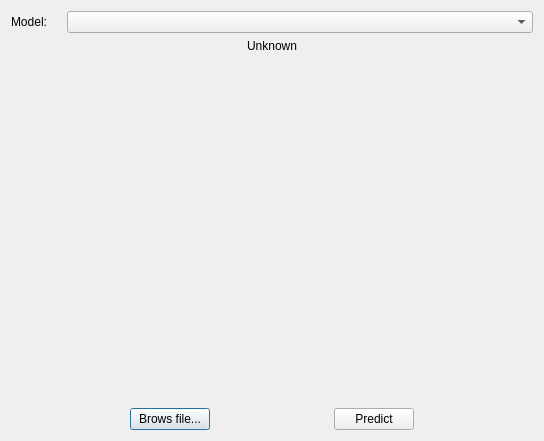
<?xml version="1.0" encoding="UTF-8"?>
<ui version="4.0">
 <class>Dialog</class>
 <widget class="QDialog" name="Dialog">
  <property name="geometry">
   <rect>
    <x>0</x>
    <y>0</y>
    <width>544</width>
    <height>441</height>
   </rect>
  </property>
  <property name="windowTitle">
   <string>Dialog</string>
  </property>
  <layout class="QHBoxLayout" name="horizontalLayout_3">
   <item>
    <layout class="QVBoxLayout" name="verticalLayout">
     <item>
      <layout class="QHBoxLayout" name="horizontalLayout_2">
       <item>
        <widget class="QLabel" name="label">
         <property name="maximumSize">
          <size>
           <width>50</width>
           <height>30</height>
          </size>
         </property>
         <property name="text">
          <string>Model:</string>
         </property>
        </widget>
       </item>
       <item>
        <widget class="QComboBox" name="cbModel">
         <property name="maximumSize">
          <size>
           <width>16777215</width>
           <height>30</height>
          </size>
         </property>
        </widget>
       </item>
      </layout>
     </item>
     <item>
      <widget class="QLabel" name="lblClass">
       <property name="maximumSize">
        <size>
         <width>16777215</width>
         <height>30</height>
        </size>
       </property>
       <property name="text">
        <string>Unknown</string>
       </property>
       <property name="alignment">
        <set>Qt::AlignCenter</set>
       </property>
      </widget>
     </item>
     <item>
      <widget class="QLabel" name="lblImage">
       <property name="text">
        <string/>
       </property>
       <property name="alignment">
        <set>Qt::AlignCenter</set>
       </property>
      </widget>
     </item>
     <item>
      <spacer name="verticalSpacer">
       <property name="orientation">
        <enum>Qt::Vertical</enum>
       </property>
       <property name="sizeHint" stdset="0">
        <size>
         <width>20</width>
         <height>13</height>
        </size>
       </property>
      </spacer>
     </item>
     <item>
      <layout class="QHBoxLayout" name="horizontalLayout">
       <item>
        <spacer name="horizontalSpacer_2">
         <property name="orientation">
          <enum>Qt::Horizontal</enum>
         </property>
         <property name="sizeHint" stdset="0">
          <size>
           <width>40</width>
           <height>20</height>
          </size>
         </property>
        </spacer>
       </item>
       <item>
        <widget class="QPushButton" name="pbBrows">
         <property name="maximumSize">
          <size>
           <width>16777215</width>
           <height>25</height>
          </size>
         </property>
         <property name="text">
          <string>Brows file...</string>
         </property>
        </widget>
       </item>
       <item>
        <spacer name="horizontalSpacer_3">
         <property name="orientation">
          <enum>Qt::Horizontal</enum>
         </property>
         <property name="sizeHint" stdset="0">
          <size>
           <width>10</width>
           <height>5</height>
          </size>
         </property>
        </spacer>
       </item>
       <item>
        <widget class="QPushButton" name="bpClassify">
         <property name="maximumSize">
          <size>
           <width>16777215</width>
           <height>25</height>
          </size>
         </property>
         <property name="text">
          <string>Predict</string>
         </property>
        </widget>
       </item>
       <item>
        <spacer name="horizontalSpacer">
         <property name="orientation">
          <enum>Qt::Horizontal</enum>
         </property>
         <property name="sizeHint" stdset="0">
          <size>
           <width>40</width>
           <height>20</height>
          </size>
         </property>
        </spacer>
       </item>
      </layout>
     </item>
    </layout>
   </item>
  </layout>
 </widget>
 <resources/>
 <connections/>
</ui>
